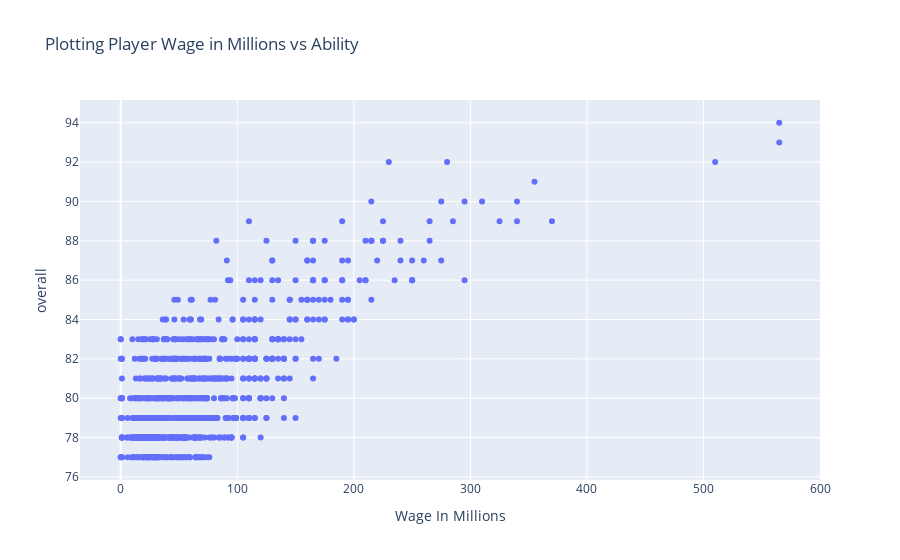

Write notebook code for a chart like this one.
### Code cell
# data.toPandas().sort_values(by=['Wage in Millions']).plot(kind="scatter",x="Wage in Millions",y="overall",figsize=(30,10), yticks=np.arange(0, 100, 5), xticks=np.arange(0,600, 10), color="green", marker='x')
scatter_df = pd.DataFrame({"Wage In Millions" : data.toPandas()["Wage in Millions"].to_numpy(), "overall" : data.toPandas()["overall"].to_numpy()})
scatter_df.plot.scatter(x="Wage In Millions", y="overall", title="Plotting Player Wage in Millions vs Ability")

### Figure 1 — Plotly figure (JSON) as saved in the notebook; plotly's stock layout.template omitted (floating-point values rounded to 4 significant figures; data arrays with more than 128 entries replaced by an {"elided": "..."} marker saying what was removed)
{"data": [{"hovertemplate": "Wage In Millions=%{x}<br>overall=%{y}<extra></extra>", "legendgroup": "", "marker": {"color": "#636efa", "symbol": "circle"}, "mode": "markers", "name": "", "orientation": "v", "showlegend": false, "type": "scatter", "x": {"elided": "1000 int values"}, "xaxis": "x", "y": {"elided": "1000 int values"}, "yaxis": "y"}], "layout": {"legend": {"tracegroupgap": 0}, "title": {"text": "Plotting Player Wage in Millions vs Ability"}, "xaxis": {"anchor": "y", "domain": [0, 1], "title": {"text": "Wage In Millions"}}, "yaxis": {"anchor": "x", "domain": [0, 1], "title": {"text": "overall"}}}}
